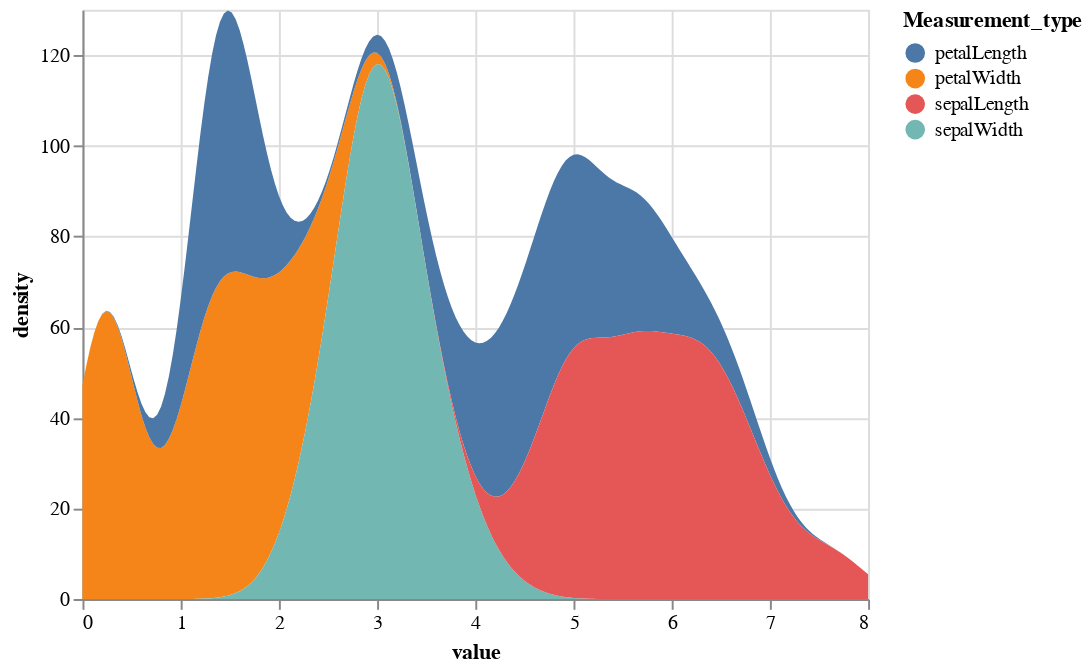

The code cell stored with this chart in its notebook:
### Markdown cell above
### Stacked Density Estimates

### Code cell
source = data.iris()

alt.Chart(source).transform_fold(
    ['petalWidth',
     'petalLength',
     'sepalWidth',
     'sepalLength'],
    as_ = ['Measurement_type', 'value']
).transform_density(
    density='value',
    bandwidth=0.3,
    groupby=['Measurement_type'],
    extent= [0, 8],
    counts = True,
    steps=200
).mark_area().encode(
    alt.X('value:Q'),
    alt.Y('density:Q', stack='zero'),
    alt.Color('Measurement_type:N')
)

### Figure 1 — Vega-Lite specification as saved in the notebook (floating-point values rounded to 4 significant figures; data arrays with more than 128 entries replaced by an {"elided": "..."} marker saying what was removed)
{"config": {"view": {"continuousWidth": 400, "continuousHeight": 300}}, "data": {"name": "data-a264acbd6e539a8b3afc0cb5f240fb57"}, "mark": "area", "encoding": {"color": {"type": "nominal", "field": "Measurement_type"}, "x": {"type": "quantitative", "field": "value"}, "y": {"type": "quantitative", "field": "density", "stack": "zero"}}, "transform": [{"fold": ["petalWidth", "petalLength", "sepalWidth", "sepalLength"], "as": ["Measurement_type", "value"]}, {"density": "value", "bandwidth": 0.3, "counts": true, "extent": [0, 8], "groupby": ["Measurement_type"], "steps": 200}], "$schema": "https://vega.github.io/schema/vega-lite/v4.0.0.json", "datasets": {"data-a264acbd6e539a8b3afc0cb5f240fb57": {"elided": "150 records"}}}
